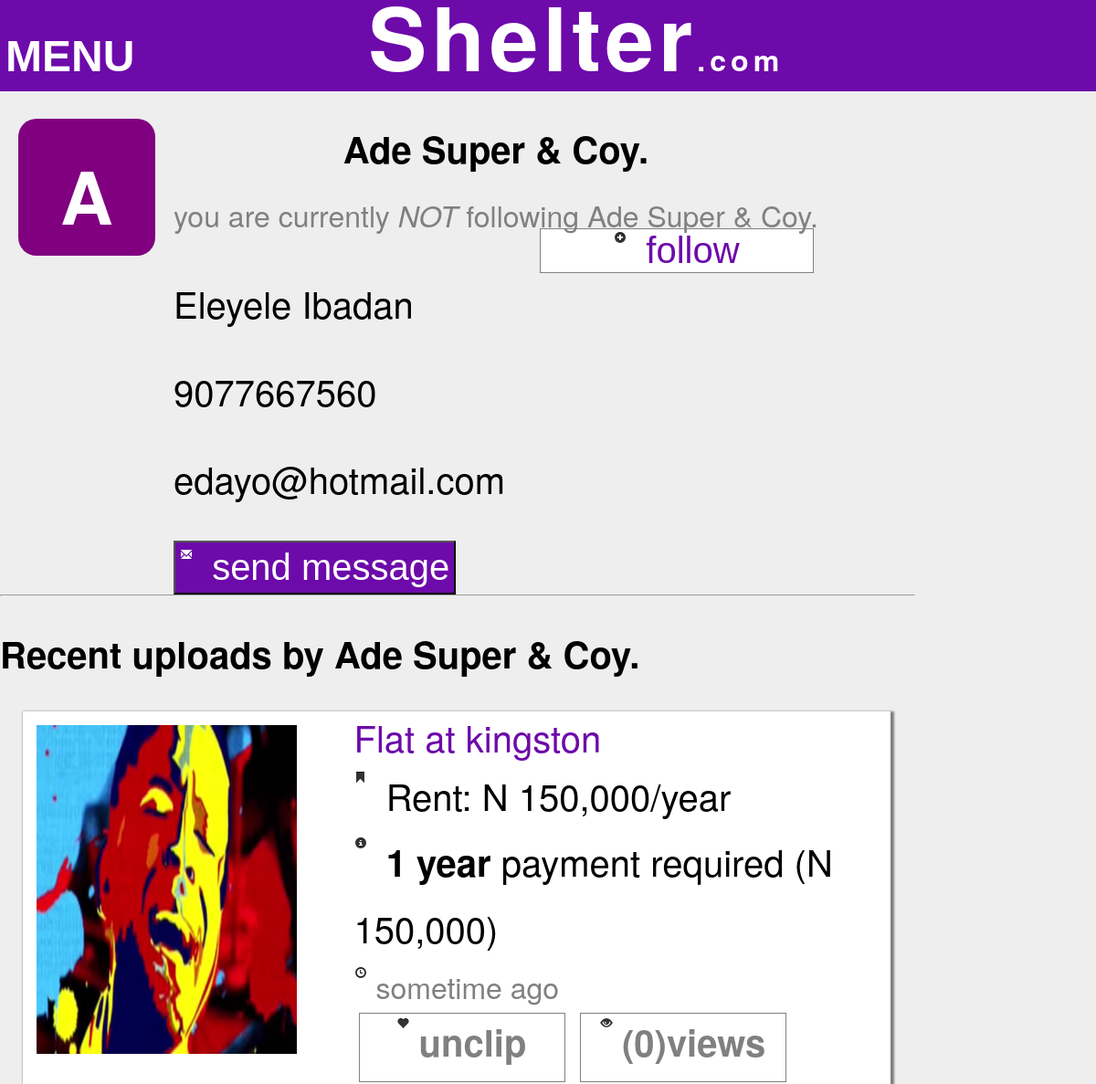
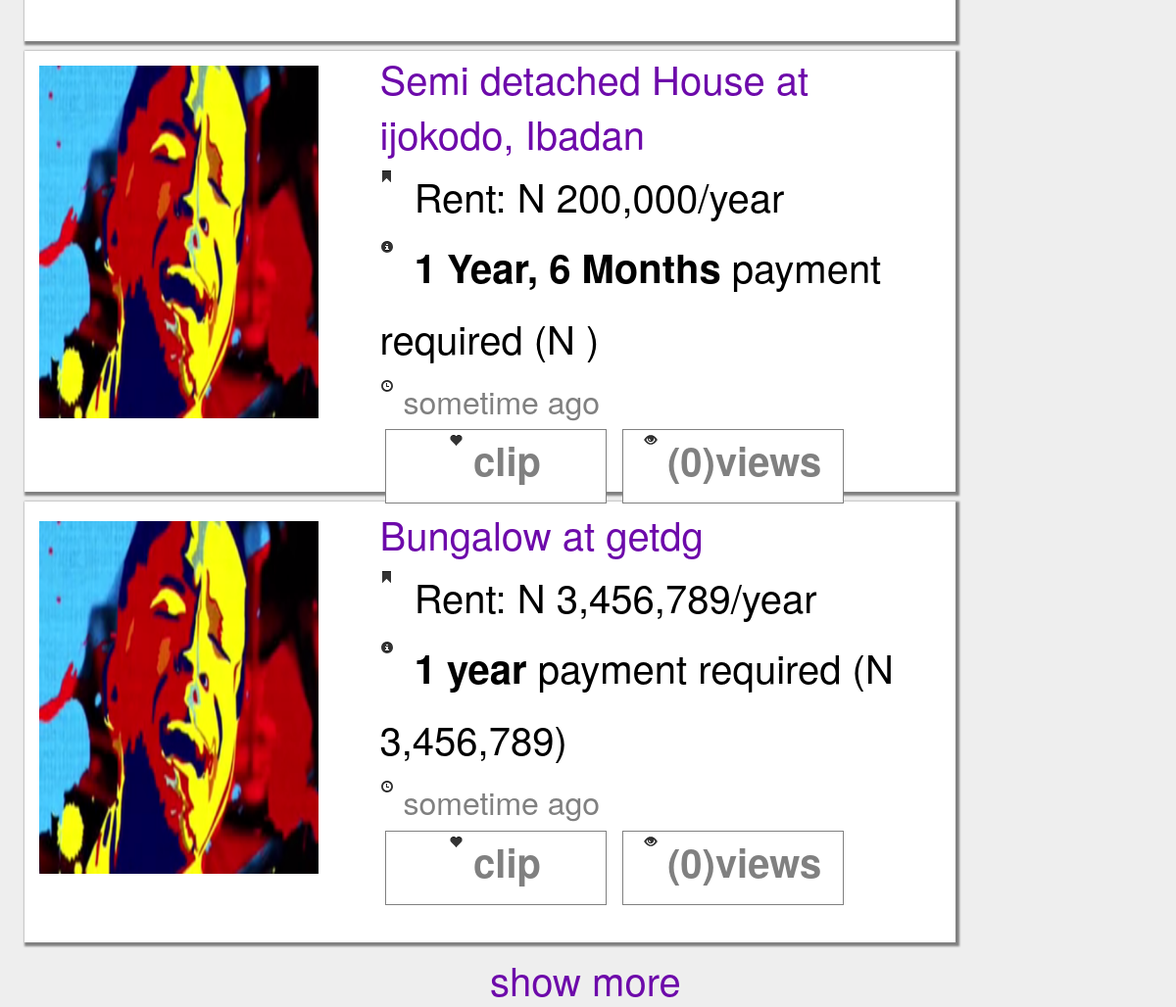
The page /adesuper/index.php (signed in) on the database its author committed (2 pictures, top to bottom).
### tables this page shows
CREATE TABLE `profiles` (
  `ID` int(10) NOT NULL,
  `Business_Name` varchar(30) NOT NULL,
  `Office_Address` varchar(150) NOT NULL,
  `Office_Tel_No` bigint(11) NOT NULL,
  `Business_email` char(30) NOT NULL,
  `CEO_Name` varchar(30) NOT NULL,
  `Phone_No` bigint(11) NOT NULL,
  `Alt_Phone_No` bigint(11) NOT NULL,
  `email` char(30) NOT NULL,
  `User_ID` varchar(20) NOT NULL,
  `password` varchar(30) NOT NULL
);

### adesuper/index.php (called while the page is built)
<?php $BN = "Ade Super & Coy.";$Aid ="adesuper";$key = "1477562968";require('../profile/profile.php');?>

### require/connexion.php (called while the page is built, shortened)
<?php
$root = "http://192.168.173.1/shelter";
?>

### profile/profile.php (the view, shortened to what this page needs)
<?php
function checkfollow($follower,$following){
	require('../require/connexion.php');
$getfollows = mysql_query("SELECT * FROM follow WHERE (follower='$follower' AND following='$following')");
	if(mysql_num_rows($getfollows)>=1){
		return 'positive';
	}
	else{
	return 'negative';
	}
}
?>
<html>
<link href="../css/general.css" type="text/css" rel="stylesheet" />
<link href="../css/profile_styles.css" type="text/css" rel="stylesheet" />
<link href="../css/header_styles.css" type="text/css" rel="stylesheet" />
<link href="../css/propertybox_styles.css" type="text/css" rel="stylesheet" />
<head>
<?php
		require('../require/header.php');
$getprofile = mysql_query("SELECT * FROM profiles WHERE ID='".$key."'");
if($getprofile and mysql_num_rows($getprofile)==1){
while($user = mysql_fetch_array($getprofile,MYSQL_ASSOC)){
		$BizName = $user['Business_Name'];
		$OAddress = $user['Office_Address'];
		$OTel = $user['Office_Tel_No'];
		$email = $user['email'];
		}
	}
	else{
	echo 'Profile was unable to reach';
	exit();
}
?>
<?php
$followup = '';
$sendmessage ='';
$followStatus = '';
if($status==1 || $status==9){
$possible1 = $myid.$key;
$possible2 = $key.$myid;
$mutual = mysql_query("SELECT conversationid FROM messagelinker WHERE (conversationid='$possible1' OR conversationid='$possible2')");
if(mysql_num_rows($mutual) ==1){
	$x = mysql_fetch_array($mutual,MYSQL_ASSOC);
	$token = $x['conversationid'];
}
else{
	$token = $myid.$key;
}
}
switch($status){
	case 9:
if (checkfollow($ctaname,$BizName)=='positive'){
			$followStatus = 'yes';
			$text = 'unfollow';
			$f = 'unfollow-button';
			$ficon = 'white-icon unfollow-icon';
		}
	else if (checkfollow($ctaname,$BizName)=='negative'){
		$followStatus = 'no';
		$text = 'follow';
	$f = 'follow-button';
	$ficon = 'black-icon follow-icon';
		}
$sendmessage = "<a href=\"$root/messages/compose.php?cv=".$token."&i=$ctaname&rcpt=$key\"><button class=\"profile-buttons\"><i class=\"white-icon\" id=\"message-icon\"></i> send message</button></a>";
	$followup = "<button class=\"$f\" id=\"follow-button\" onclick=\"follow('follow-button','$ctaname','$ctaid','$BizName','C4A')\"><i class=\"$ficon\"></i>  $text</button>";
	break;
}
?>
</head>
<body class="no-pic-background">
<div class="main-content">
<div id="biz-logo-container">
<?php echo "<h1>".substr($BizName,0,1)."</h1>"?>
</div>
<div id="about-biz"><h4 align="center"><?php echo $BizName."</h4>";
if($followStatus=='yes'){
	echo "<div class=\"following-status\" id=\"following-status\" style=\"font-weight:normal; font-size:80%;color:grey;\">you are currently following $BizName</div><div class=\"following-status\">".$followup."</div>";
}
else if ($followStatus=='no'){
	echo "<div class=\"following-status\" id=\"following-status\"  style=\"font-weight:normal; font-size:80%;color:grey;\">you are currently <i>NOT</i> following $BizName </div><div class=\"following-status\">"  .$followup."</div>";
}
else{
	echo "<div class=\"following-status\" id=\"following-status\" style=\"font-weight:normal; font-size:80%;color:grey;\"><a href=\"login\">login</a> to follow $BizName </div><div class=\"following-status\">"  .$followup."</div>";
}
 ?>
 <br/>
<p><?php echo $OAddress?></p>
<p><?php echo $OTel?></p>
<p> <?php echo $email?></p>
<?php
 echo $sendmessage;
 ?>
</div>
<hr style="width:100%; "/>
<div class="recent-uploads">
<h4>Recent uploads by <?php echo $BizName?></h4>
<?php
$max = 4;
if(isset($_GET['next']) && $_GET['next']>0){
	$start = $_GET['next'];
	$end = $_GET['next'] + $max;
}
 else{
	 $start = 0;
	 $end = $max;
 }
$fetchproperties = mysql_query("SELECT property_ID,directory,type,location,rent,min_payment,bath,toilet,description,uploadby,date_uploaded,timestamp FROM
                               properties WHERE (uploadby='".$Aid."')ORDER BY date_uploaded DESC LIMIT $start,$end");
if($fetchproperties){
	$count=0;
	while($property = mysql_fetch_array($fetchproperties,MYSQL_ASSOC)){
	$propertyId[$count] = $property['property_ID'];
	$propertydir[$count] = $property['directory'];
	$type[$count] = $property['type'];
	$location[$count] = $property['location'];
	$rent[$count] = $property['rent'];
	$min_payment[$count] = $property['min_payment'];
	$howlong[$count] = $property['timestamp'];
	$count++;
		}
	$ref ='profile_page';
require("../require/propertyboxes.php");
if(!empty($propertyId)){
echo "<a style=\"margin-left:50%\" href =".basename($_SERVER['PHP_SELF'])."?next=$end >show more<a/>";
}
	}
else{
	echo "<div class=\"no-property\" align=\"center\"><b>An error occured!!</b></div>";
			}
?>
</div>
</div>
</body>
</html>

### require/header.php (shortened to what this page needs)
<?php
require('connexion.php');
if(isset($_COOKIE['name']) ){
	$status = 1;
	 $profile_name=$_COOKIE['name'];
	 if(isset($getuserName) && $getuserName==true){
		 $getBussinessName = mysql_query("SELECT ID,Business_Name FROM profiles WHERE (User_ID='$profile_name')");
		 if($getBussinessName && mysql_num_rows($getBussinessName)==1){
			 $biz = mysql_fetch_array($getBussinessName,MYSQL_ASSOC);
				 $Business_Name = $biz['Business_Name'];
				 $myid  = $biz['ID'];
		 }else{
			 $Business_Name = "couldn't reach profile";
		 }
}
$messages = mysql_num_rows(mysql_query("SELECT * FROM messages WHERE receiver='$Business_Name' AND status='unseen'"));
$notifications = mysql_num_rows(mysql_query("SELECT * FROM notifications WHERE receiver='$Business_Name' AND status='unseen'"));
 $following = mysql_num_rows(mysql_query("SELECT * FROM follow WHERE follower='$Business_Name'"));
 $clientfollower = mysql_num_rows(mysql_query("SELECT * FROM follow WHERE following='$Business_Name' AND followtype='C4A'"));
 $agentfollower = mysql_num_rows(mysql_query("SELECT * FROM follow WHERE following='$Business_Name' AND followtype='A4A'"));
	}
else if(isset($_COOKIE['CTA'])) {
	$ctaid = $_COOKIE['CTA'];
if(isset($getuserName) && $getuserName==true){
$getCTA = mysql_query("SELECT ctaid,name,request FROM cta WHERE (ctaid='$ctaid')");
	 if($getCTA && mysql_num_rows($getCTA)==1){
	 if(mysql_num_rows($getCTA)==1){
			 $cta = mysql_fetch_array($getCTA,MYSQL_ASSOC);
				 $ctaname = $cta['name'];
				 $myid  = $cta['ctaid'];
				}
}
else{
	setcookie('CTA',"",time()-60,"/","",0);
		header("location: $root/cta/checkin.php");
	mysql_close($db_connection);
	exit();
		 }
}
}
else{
	$status = 0;
}
?>
<div id="top-nav-bar-container">
<div class="top-nav-bar" id="top-nav-bar-content">
<span id="basic-head">
<button id="menuicon" onclick="javascript:togglemenu()">MENU</button><span id="templogo"><a href="<?php echo $root ?>"><h1 style="display:inline; color:white;">Shelter</h1><h6 style="display:inline; color:white;" >.com</h6></a></span>
</span>
</div>
</div>
<div class="top-nav-bar" id="top-nav-bar-under" ></div>

### require/propertyboxes.php (shortened to what this page needs)
<?php
function clip($p,$cta){
	require('connexion.php');
	$checkclip = mysql_query("SELECT * FROM clipped WHERE (propertyId='$p' AND clippedby='$cta')");
	if(mysql_num_rows($checkclip)==1){
		return 'unclip';
	}else{
		return 'clip';
	}
}
function timeuploaded($timestamp){
	$time = time() - $timestamp;
	if($time<60){
		$since = $time.' seconds ago';
	}
	else if($time>=60 && $time<3600){
		$since = (int)($time/60).' minutes ago';
	}
	else if($time>=3600 && $time<86400){
		$since = (int)($time/3600).' hours, '.(($time/60)%60).' minutes ago';
	}
	else if($time>=86400 && $time<604800){
		$since = date('l, M d ',$timestamp).'('.(int)($time/86400).' days ago)';
	}
	else if($time>=604800 && $time<18144000){
		$since = date('M d  ',$timestamp).'('.(int)($time/604800).' weeks ago)';
	}
	else{
		$since = "sometime ago";
	}
return $since;
		}
if(!empty($propertyId)){
$i = 0;
while($i < $count){
if(isset($rqtype) && isset($rqpricemax) && isset($rqlocation)){
	if(in_array($propertyId[$i],$CTAmatches)){
	$m="<i class=\"black-icon\" style=\"background-position:-72px -144px\"></i><i style=\"color:blue\"></i>";
	}
	else{
	$m='';
	}
}
else{
	$m='';
}
	$imageurl = checkurl($propertydir[$i],$ref);
	$image = showOneImage($imageurl,$propertyId[$i]);
	$rentperannum = $rent[$i];
	$OneAndHalf =  $rentperannum + ($rentperannum/2);
	$TwoYears = $rentperannum*2;
	$firstpayment = ($min_payment[$i] == '1 year' ? number_format($rentperannum) : ($min_payment[$i] == '1 year, 6 Months' ? number_format($OneAndHalf) : ($min_payment[$i] == '2 years' ? number_format($TwoYears) : '')));
	if($status==9){
	$clipbutton = "<a  class=\"options\"  href=\"$root/cta/c.php?p=$propertyId[$i]&cb=$ctaid&ref=$ref\" id=\"$propertyId[$i]clipbutton\" onclick=\"makeclip('$propertyId[$i]clipbutton','$ctaid','$ref')\"><i class=\"black-icon\" id=\"like\"></i>".clip($propertyId[$i],$ctaid)."</a>";
	}
else {
	$clipbutton = "<a class=\"options disabled\"  href=\"$root/cta/checkin.php?_rdr=1\"><i class=\"black-icon\" id=\"like\"></i>clip</a>";
}
if($ref=='search_page'){
	$page = "
	<div class=\"mini-propertybox\">
	<div class=\"mini-image\">
	<img id=\"$propertyId[$i]image\" height=\"100%\" width=\"100%\" src=\"$image\"/>
	</div>
	<div class=\"mini-info\">
	<span class=\"mini-detail\"><a href=\"$root/properties/$propertydir[$i]\">$type[$i] at $location[$i]</a>$m</span>
	<span class=\"mini-detail\"><i class=\"black-icon\" id=\"price\"></i> Rent: N ".number_format($rentperannum)."/year</span>
	<span class=\"mini-detail\"><i class=\"black-icon\" id=\"min\"></i><strong>$min_payment[$i]</strong> payment required (N $firstpayment)</span>
	<span class = \"mini-detail time\" align=\"left\"><i class=\"black-icon\" id=\"date\"></i>".timeuploaded($howlong[$i])."</span>
	</div>
	</div>";
}
else if($ref=='profile_page'){
	$page = "
	<div class=\"mini-propertybox\">
	<div class=\"mini-image\">
	<img id=\"$propertyId[$i]image\" height=\"100%\" width=\"100%\" src=\"$image\"/>
	</div>
	<div class=\"mini-info\">
	<span class=\"mini-detail\"><a href=\"$root/properties/$propertydir[$i]\">$type[$i] at $location[$i]</a>$m</span>
	<span class=\"mini-detail\"><i class=\"black-icon\" id=\"price\"></i> Rent: N ".number_format($rentperannum)."/year</span>
	<span class=\"mini-detail\"><i class=\"black-icon\" id=\"min\"></i> <strong>$min_payment[$i]</strong> payment required (N $firstpayment)</span>
	<span class = \"mini-detail time\" align=\"left\"><i class=\"black-icon\" id=\"date\"></i>".timeuploaded($howlong[$i])."</span>
	$clipbutton
	<a  class=\"options\" id=\"report-property\" href=\"#\"><i class=\"black-icon\" id=\"eye\"></i>(0)views</a>
	</div>
	</div>";
}
	print $page;
	$i++;
}
}
function checkurl($dir,$refpoint){
	if ($refpoint=="home_page"){
	return "properties/$dir/";
	}
	else{
	return "../properties/$dir/";
	}
}
function showOneImage($url,$imagename){
	if(file_exists($url.$imagename."_01.png")){
		return $url.$imagename."_01.png";
	}
	else if(file_exists($url.$imagename."_02.png")){
			return $url.$imagename."_02.png";
		}
		else if(file_exists($url.$imagename."_03.png")){
			return $url.$imagename."_03.png";
		}
		else if(file_exists($url.$imagename."_04.png")){
			return $url.$imagename."_04.png";
		}
		else{
			if(substr($url,0,3)=="../"){
				return "../properties/default.png";
			}
					else{
				return "properties/default.png";
			}
		}
	}
	?>

### css/general.css (style rules this page uses)
html { font-family: "Helvetica Neue",Helvetica,Arial,sans-serif; font-size: 16px; font-weight:normal; line-height:1.2em; }
@media only screen and (min-device-width: 300px) and (max-device-width: 1000px) { body { max-width:1000px; min-width:300px; } }
@media only screen and (min-device-width: 300px) and (max-device-width: 1000px) { body { font-size:250%; } }
@media only screen and (min-device-width: 300px) and (max-device-width: 1000px) { div.main-content { width:100%; } }
@media only screen and (min-device-width: 300px) and (max-device-width: 1000px) { .follow-button,.unfollow-button { width:300px; } }
body { margin: 0px; }
button,input,select { font-size:100%; }
div.top-nav-bar,body { width:100%; }
p,a,li,label { line-height:1.4em; }
body.no-pic-background { background-color:#eeeeee; }
a { text-decoration:none; color:#6D0AAA; }
.white-icon { display: inline-block; width: 24px; height: 14px; line-height: 14px; margin-top:1px; vertical-align: text-top; background-image:url("../resrc/white-icons.png"); }
.black-icon { display: inline-block; width: 24px; height: 14px; line-height: 14px; margin-top:1px; vertical-align: text-top; background-image:url("../resrc/black-icons.png"); }
.follow-button,.unfollow-button { cursor:pointer; margin-top:5px; text-align:center; float:right; margin-right:5px; border:1px solid grey; }
.follow-button { background-color:white; color:#6D0AAA; }
.follow-icon { background-position: 0px -96px; }

### css/profile_styles.css (style rules this page uses)
hr { background-color:purple; }
@media only screen and (min-device-width: 300px) and (max-device-width: 1000px) { #biz-logo-container { float:left; margin-top:3%; margin-left:20px; height:130px; width:150px; color:white; font-size:100%; text-align:center; padding-top:20px; border-radius:20px; background:purple; } }
#about-biz { float:left; padding-left:20px; }
.following-status { width:100%; }
.profile-buttons { cursor:pointer; }
.profile-buttons { padding:5px; background-color:#6D0AAA; color:white; }
#message-icon { background-position: -72px 0px ; }
.recent-uploads { width:100%; }

### css/header_styles.css (style rules this page uses)
@media only screen and (min-device-width: 300px) and (max-device-width: 1000px) { #top-nav-bar-container { display:block; } }
@media only screen and (min-device-width: 300px) and (max-device-width: 1000px) { #top-nav-bar-content { position:fixed; background-color:#6D0AAA; } }
@media only screen and (min-device-width: 300px) and (max-device-width: 1000px) { #menuicon { margin-right:20%; color:white; font-weight:bold; } }
@media only screen and (min-device-width: 300px) and (max-device-width: 1000px) { #templogo { font-size:120%; letter-spacing:5px; } }
@media only screen and (min-device-width: 300px) and (max-device-width: 1000px) { #top-nav-bar-under { display:block; } }
@media only screen and (min-device-width: 300px) and (max-device-width: 1000px) { .top-nav-bar { width:100%; height:100px; } }
#menuicon { background-color:inherit; border:none; font-size:120%; }
#top-nav-bar-content { background-color:#6D0AAA; }
#templogo { display:inline-block; height:90%; width:20%; background-color:inherit; border-radius:10px 10px 0px 0px; padding-top:5px; margin-left:10px; }

### css/propertybox_styles.css (style rules this page uses)
@media only screen and (min-device-width: 300px) and (max-device-width: 1000px) { a.options { height:70px; padding-top:10px; width:220px; margin-left:5px; background-color:#DDD; } }
@media only screen and (min-device-width: 300px) and (max-device-width: 1000px) { .mini-propertybox { margin-left:10px; width:95%; height:450px; min-height:350px; margin:auto; box-shadow:2px 2px 2px 2px grey; background-color:white; margin-bottom:10px; } }
@media only screen and (min-device-width: 300px) and (max-device-width: 1000px) { .mini-image { width:30%; height:80%; margin:15px; float:left; } }
@media only screen and (min-device-width: 300px) and (max-device-width: 1000px) { .mini-info { width:60%; float:left; margin-left:5%; } }
@media only screen and (min-device-width: 300px) and (max-device-width: 1000px) { .mini-detail { display:block; line-height:180%; } }
#price { background-position: -72px 112px; }
#min { background-position: -120px 223px; }
.time { color:grey; font-size:80%; }
#date { background-position: -48px -24px; }
#eye { background-position: -96px -120px; }
#like { background-position: -96px 0px; }
.options,.status { display:inline-block; }
a.options { cursor:pointer; background-color:white; color:grey; border:1px solid grey; text-align:center; padding:2px; margin-bottom:3px; font-weight:bold; }

### rows shown on the page
profiles: Business_Name "A", Business_Name "Ade Super & Coy.", Office_Address "Eleyele Ibadan", Office_Tel_No "9077667560", email "edayo@hotmail.com"

### other values the page prints
$text "follow"
$type[$i] "Flat"
$location[$i] "kingston"
$rentperannum "150,000"
$min_payment[$i] "1 year"
$firstpayment "150,000"
timeuploaded($howlong[$i]) "sometime ago"
clip($propertyId[$i],$ctaid) "unclip"
$type[$i] "Semi detached House"
$location[$i] "ijokodo, Ibadan"
$rentperannum "200,000"
$min_payment[$i] "1 Year, 6 Months"
clip($propertyId[$i],$ctaid) "clip"
$type[$i] "Bungalow"
$location[$i] "getdg"
